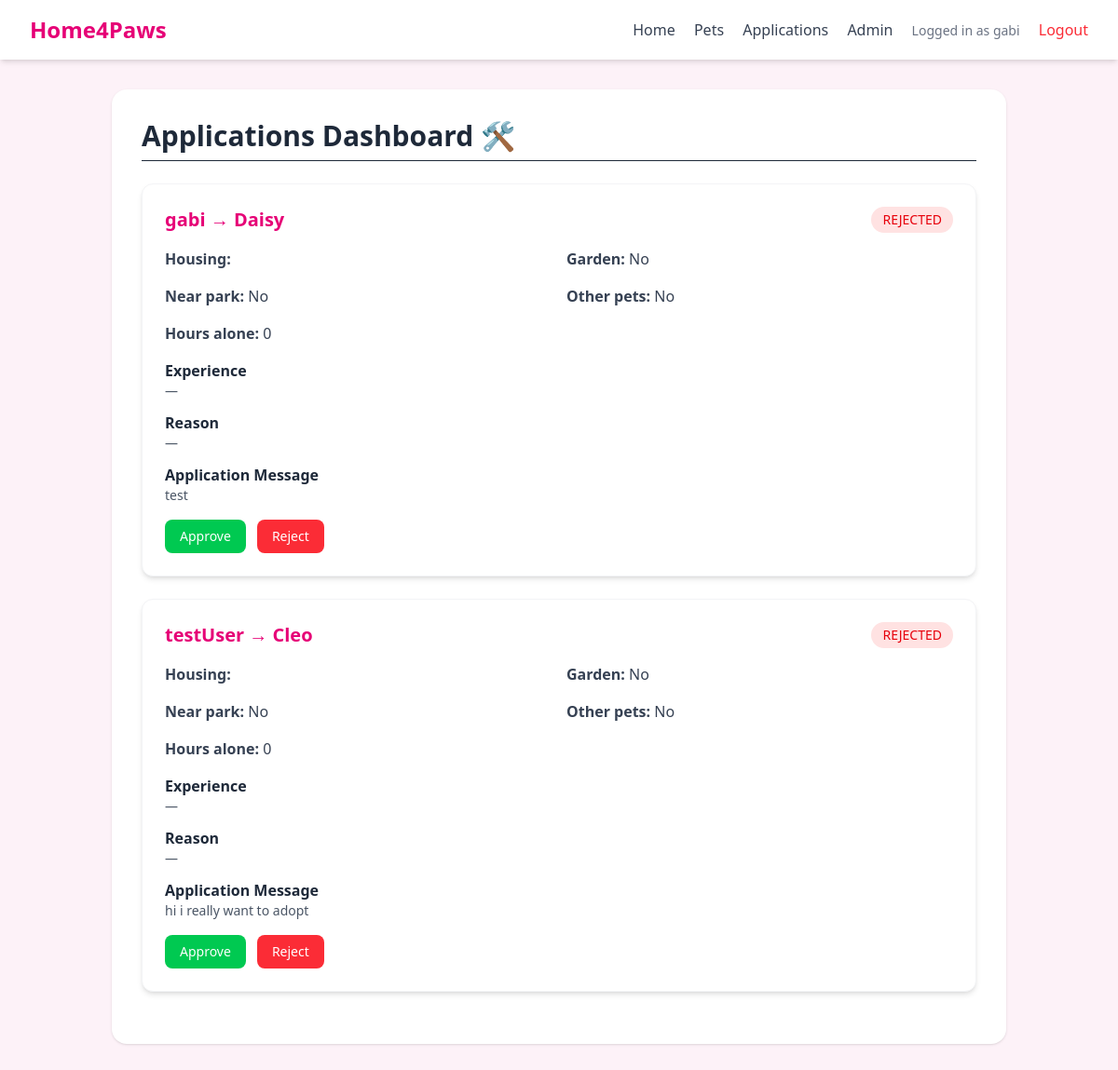
The app's page /staff/applications/ (signed in), older data.
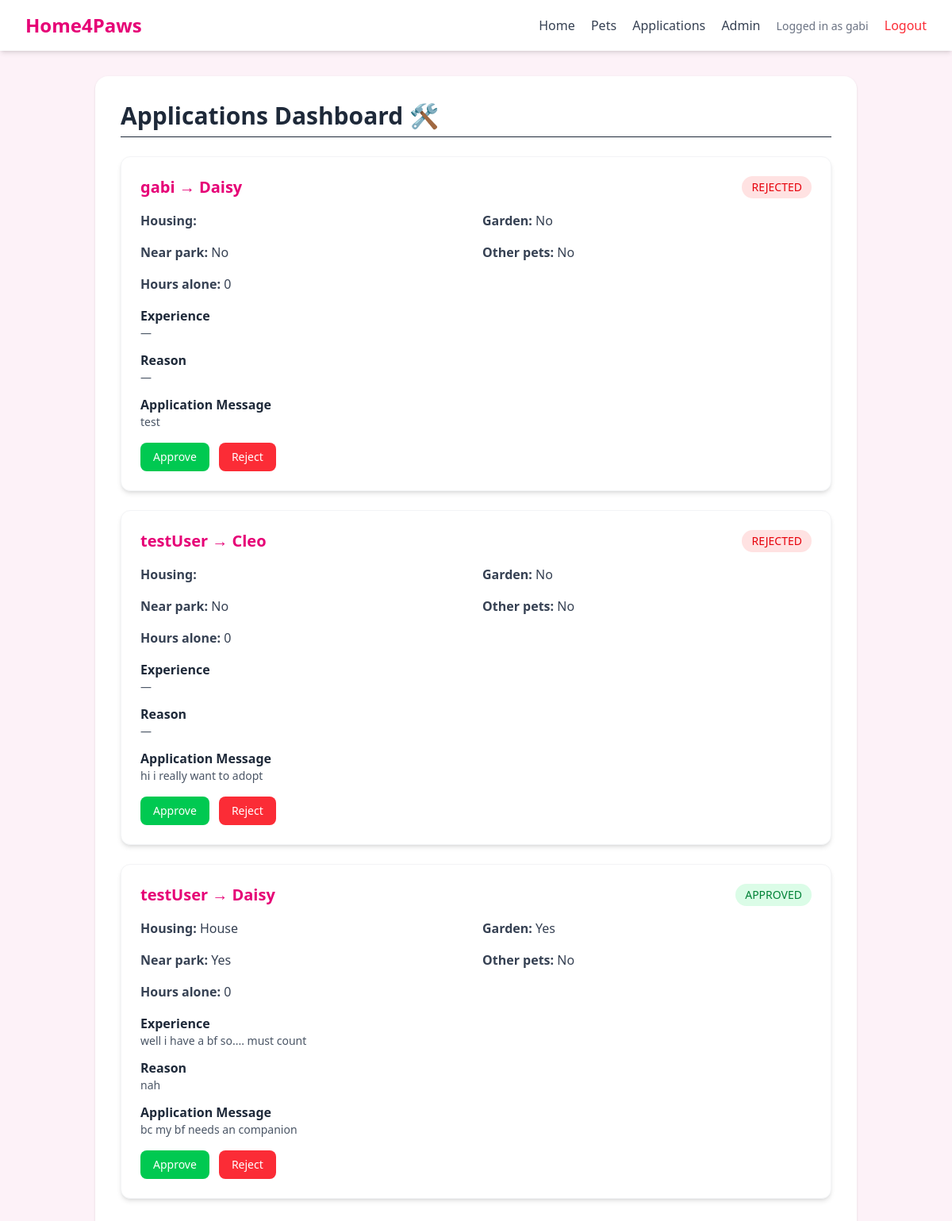
The same page, newer data.
### core/models.py (models this page shows, shortened)
class AdoptionApplication(models.Model):
    STATUS_CHOICES = [
        ('PENDING', 'Pending'),
        ('APPROVED', 'Approved'),
        ('REJECTED', 'Rejected'),
    ]
    user = models.ForeignKey(User, on_delete=models.CASCADE)
    pet = models.ForeignKey(Pet, on_delete=models.CASCADE)
    application_text = models.TextField()
    housing_type = models.CharField(max_length=50, blank=True)
    has_garden = models.BooleanField(default=False)
    near_park = models.BooleanField(default=False)
    has_other_pets = models.BooleanField(default=False)
    pet_experience = models.TextField(blank=True)
    hours_alone = models.IntegerField(default=0)
    reason = models.TextField(blank=True)
    status = models.CharField(max_length=10, choices=STATUS_CHOICES, default='PENDING')
    created_at = models.DateTimeField(auto_now_add=True)

class Pet(models.Model):#all of the pets
    PET_TYPE_CHOICES = [
        ('DOG', 'Dog'),
        ('CAT', 'Cat'),
        ('OTHER', 'Other'),
    ]
    STATUS_CHOICES = [
        ('AVAILABLE', 'Available'),
        ('ADOPTED', 'Adopted'),
    ]
    shelter = models.ForeignKey(Shelter, on_delete=models.CASCADE)
    name = models.CharField(max_length=100)
    pet_type = models.CharField(max_length=10, choices=PET_TYPE_CHOICES)
    breed = models.CharField(max_length=100)
    age = models.IntegerField()
    gender = models.CharField(max_length=10)
    description = models.TextField()
    vaccination_status = models.BooleanField(default=False)
    status = models.CharField(max_length=10, choices=STATUS_CHOICES, default='AVAILABLE')
    image = models.ImageField(upload_to='pet_images/', blank=True, null=True)

### core/views.py (the view)
# urls.py: path('staff/applications/', views.staff_applications, name='staff_applications'),
@login_required
def staff_applications(request):
    if not is_staff_user(request.user):
        return HttpResponseForbidden("You are not allowed to access this page.")
    applications = AdoptionApplication.objects.all()
    return render(request, 'core/staff_applications.html', {'applications': applications})

### core/views.py (called while the page is built)
def is_staff_user(user):
    return hasattr(user, 'profile') and user.profile.role in ['STAFF', 'ADMIN']

### core/templates/core/staff_applications.html
{% extends 'core/base.html' %}
{% block content %}
<h1 class="text-3xl font-bold text-gray-800 mb-6 border-b pb-2">
    Applications Dashboard 🛠️
</h1>
<div class="space-y-6">
    {% for app in applications %}
    <div class="bg-white shadow-md rounded-xl p-6 mb-6 border border-gray-100">
        <div class="flex justify-between items-center mb-4">
            <h2 class="text-xl font-semibold text-pink-600">
                {{ app.user.username }} → {{ app.pet.name }}
            </h2>
            <span class="
                px-3 py-1 text-sm rounded-full
                {% if app.status == 'APPROVED' %}
                    bg-green-100 text-green-700
                {% elif app.status == 'REJECTED' %}
                    bg-red-100 text-red-600
                {% else %}
                    bg-yellow-100 text-yellow-700
                {% endif %}
            ">
                {{ app.status }}
            </span>
        </div>
        <div class="grid grid-cols-2 gap-4 text-gray-700 mb-4">
            <p><strong>Housing:</strong> {{ app.housing_type }}</p>
            <p><strong>Garden:</strong> {{ app.has_garden|yesno:"Yes,No" }}</p>
            <p><strong>Near park:</strong> {{ app.near_park|yesno:"Yes,No" }}</p>
            <p><strong>Other pets:</strong> {{ app.has_other_pets|yesno:"Yes,No" }}</p>
            <p><strong>Hours alone:</strong> {{ app.hours_alone }}</p>
        </div>
        <div class="space-y-3 mb-4">
            <div>
                <p class="font-semibold text-gray-800">Experience</p>
                <p class="text-gray-600 text-sm">{{ app.pet_experience|default:"—" }}</p>
            </div>
            <div>
                <p class="font-semibold text-gray-800">Reason</p>
                <p class="text-gray-600 text-sm">{{ app.reason|default:"—" }}</p>
            </div>
            <div>
                <p class="font-semibold text-gray-800">Application Message</p>
                <p class="text-gray-600 text-sm">{{ app.application_text }}</p>
            </div>
        </div>
        <div class="flex gap-3">
            <a href="{% url 'approve_application' app.id %}"
            class="bg-green-500 text-white px-4 py-2 rounded-lg hover:bg-green-600 text-sm">
                Approve
            </a>
            <a href="{% url 'reject_application' app.id %}"
            class="bg-red-500 text-white px-4 py-2 rounded-lg hover:bg-red-600 text-sm">
                Reject
            </a>
        </div>
    </div>
    {% empty %}
        <p class="text-gray-600">No applications.</p>
    {% endfor %}
</div>
{% endblock %}

Row changes from the older to the newer data that the page shows:
added AdoptionApplication: user.username "testUser", pet.name "Daisy", status "APPROVED", housing_type "House", has_garden "Yes", near_park "Yes", has_other_pets "No", hours_alone "0", pet_experience "well i have a bf so.... must count", reason "nah", application_text "bc my bf needs an companion"
